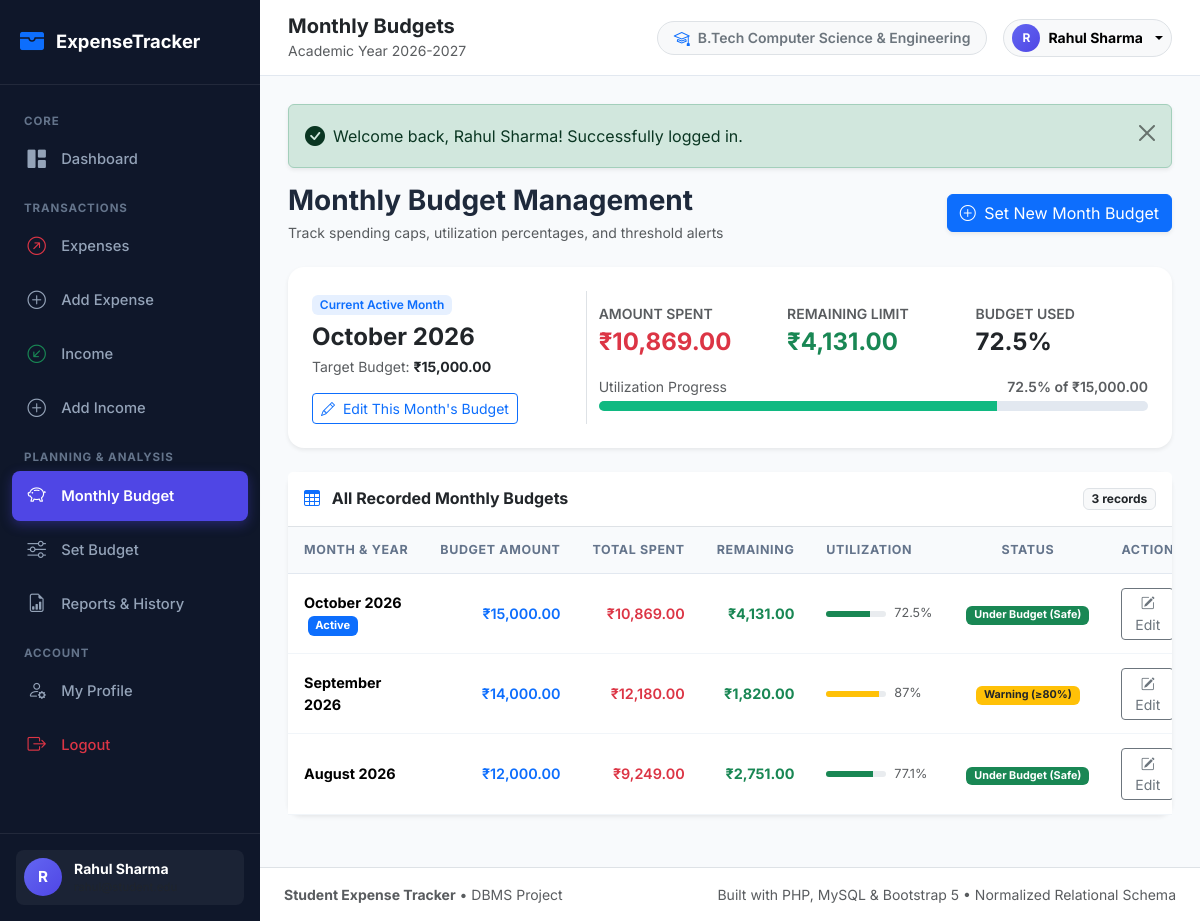
The app's page /budgets/view.php (signed in) with its own data.
### tables this page shows
CREATE TABLE `budgets` (
    `budget_id` INT AUTO_INCREMENT PRIMARY KEY,
    `student_id` INT NOT NULL,
    `month` TINYINT NOT NULL COMMENT '1 to 12 representing January to December',
    `year` SMALLINT NOT NULL COMMENT 'e.g., 2026',
    `budget_amount` DECIMAL(10, 2) NOT NULL,
    `created_at` TIMESTAMP DEFAULT CURRENT_TIMESTAMP,
    
     
    CONSTRAINT `chk_budget_month` CHECK (`month` BETWEEN 1 AND 12),
    CONSTRAINT `chk_budget_year` CHECK (`year` >= 2020),
    CONSTRAINT `chk_budget_positive_amount` CHECK (`budget_amount` > 0.00),
    CONSTRAINT `uq_student_month_year` UNIQUE (`student_id`, `month`, `year`),
    
     
    CONSTRAINT `fk_budgets_student` 
        FOREIGN KEY (`student_id`) 
        REFERENCES `students` (`student_id`) 
        ON DELETE CASCADE 
        ON UPDATE CASCADE
);

### includes/auth.php (called while the page is built, shortened)
<?php
require_once __DIR__ . '/functions.php';
function current_student_id(): ?int {
    return isset($_SESSION['student_id']) ? (int)$_SESSION['student_id'] : null;
}

### budgets/view.php (the view, shortened to what this page needs)
<?php
require_once __DIR__ . '/../includes/header.php';
$pdo = getDBConnection();
$studentId = current_student_id();
$baseUrl = get_base_url();
$monthNames = [
    1 => 'January', 2 => 'February', 3 => 'March', 4 => 'April',
    5 => 'May', 6 => 'June', 7 => 'July', 8 => 'August',
    9 => 'September', 10 => 'October', 11 => 'November', 12 => 'December'
];
$currM = (int)date('n');
$currY = (int)date('Y');
$currentMonthStatus = get_student_budget_status($pdo, $studentId, $currM, $currY);
$stmt = $pdo->prepare("
    SELECT
        b.budget_id,
        b.month,
        b.year,
        b.budget_amount,
        COALESCE(e.total_expense, 0.00) AS total_spent,
        COALESCE(i.total_income, 0.00) AS total_income
    FROM budgets b
    LEFT JOIN (
        SELECT student_id, MONTH(expense_date) AS m, YEAR(expense_date) AS y, SUM(amount) AS total_expense
        FROM expenses
        WHERE student_id = :sid1
        GROUP BY student_id, MONTH(expense_date), YEAR(expense_date)
    ) e ON b.student_id = e.student_id AND b.month = e.m AND b.year = e.y
    LEFT JOIN (
        SELECT student_id, MONTH(income_date) AS m, YEAR(income_date) AS y, SUM(amount) AS total_income
        FROM income
        WHERE student_id = :sid2
        GROUP BY student_id, MONTH(income_date), YEAR(income_date)
    ) i ON b.student_id = i.student_id AND b.month = i.m AND b.year = i.y
    WHERE b.student_id = :sid3
    ORDER BY b.year DESC, b.month DESC
");
$stmt->execute([':sid1' => $studentId, ':sid2' => $studentId, ':sid3' => $studentId]);
$budgetList = $stmt->fetchAll();
?>
<div class="d-flex flex-column flex-md-row align-items-md-center justify-content-between gap-3 mb-4">
    <div>
        <h3 class="fw-bold mb-1">Monthly Budget Management</h3>
        <p class="text-muted small mb-0">Track spending caps, utilization percentages, and threshold alerts</p>
    </div>
    <div class="d-flex gap-2">
        <a href="<?= $baseUrl ?>/budgets/manage.php" class="btn btn-primary shadow-sm">
            <i class="bi bi-plus-circle me-1"></i> Set New Month Budget
        </a>
    </div>
</div>
<div class="card shadow-sm border-0 mb-4 p-4 rounded-4 bg-white">
    <div class="row align-items-center g-4">
        <div class="col-lg-4 border-end">
            <span class="badge bg-primary bg-opacity-10 text-primary fw-semibold mb-2">Current Active Month</span>
            <h4 class="fw-bold text-dark mb-1"><?= $monthNames[$currM] ?> <?= $currY ?></h4>
            <div class="text-muted small">
                Target Budget: <strong class="text-dark"><?= format_currency($currentMonthStatus['budget']) ?></strong>
            </div>
            <div class="mt-3">
                <a href="<?= $baseUrl ?>/budgets/manage.php?month=<?= $currM ?>&year=<?= $currY ?>" class="btn btn-sm btn-outline-primary">
                    <i class="bi bi-pencil me-1"></i> Edit This Month's Budget
                </a>
            </div>
        </div>
        <div class="col-lg-8">
            <div class="row g-3 mb-3 text-center text-sm-start">
                <div class="col-sm-4">
                    <div class="text-muted small text-uppercase fw-semibold">Amount Spent</div>
                    <div class="fs-4 fw-bold text-danger"><?= format_currency($currentMonthStatus['expense']) ?></div>
                </div>
                <div class="col-sm-4">
                    <div class="text-muted small text-uppercase fw-semibold">Remaining Limit</div>
                    <div class="fs-4 fw-bold <?= ($currentMonthStatus['remaining'] < 0) ? 'text-danger' : 'text-success' ?>">
                        <?= format_currency($currentMonthStatus['remaining']) ?>
                    </div>
                </div>
                <div class="col-sm-4">
                    <div class="text-muted small text-uppercase fw-semibold">Budget Used</div>
                    <div class="fs-4 fw-bold text-dark"><?= $currentMonthStatus['percentage'] ?>%</div>
                </div>
            </div>
            <div>
                <div class="d-flex justify-content-between small text-muted mb-1">
                    <span>Utilization Progress</span>
                    <span class="fw-semibold"><?= $currentMonthStatus['percentage'] ?>% of <?= format_currency($currentMonthStatus['budget']) ?></span>
                </div>
                <div class="budget-progress-bar">
                    <?php
                        $fillClass = 'progress-safe';
                    ?>
                    <div class="budget-progress-fill <?= $fillClass ?>" style="width: <?= min(100, $currentMonthStatus['percentage']) ?>%;"></div>
                </div>
            </div>
        </div>
    </div>
</div>
<div class="card shadow-sm border-0 mb-4">
    <div class="card-header bg-white py-3 border-bottom d-flex align-items-center justify-content-between">
        <h6 class="mb-0 fw-bold"><i class="bi bi-table text-primary me-2"></i> All Recorded Monthly Budgets</h6>
        <span class="badge bg-light text-dark border"><?= count($budgetList) ?> records</span>
    </div>
    <div class="table-responsive">
        <table class="table table-custom align-middle">
            <thead>
                <tr>
                    <th>Month &amp; Year</th>
                    <th class="text-end">Budget Amount</th>
                    <th class="text-end">Total Spent</th>
                    <th class="text-end">Remaining</th>
                    <th>Utilization</th>
                    <th class="text-center">Status</th>
                    <th class="text-center">Action</th>
                </tr>
            </thead>
            <tbody>
                <?php if (empty($budgetList)): ?>
                    <tr>
                        <td colspan="7" class="text-center py-5 text-muted">
                            <i class="bi bi-calendar-x fs-1 d-block mb-2 text-secondary"></i>
                            <p class="mb-2">No monthly budgets found.</p>
                            <a href="<?= $baseUrl ?>/budgets/manage.php" class="btn btn-sm btn-primary">Create Your First Budget</a>
                        </td>
                    </tr>
                <?php else: ?>
                    <?php foreach ($budgetList as $b):
                        $bAmt = (float)$b['budget_amount'];
                        $bSpent = (float)$b['total_spent'];
                        $bRem = $bAmt - $bSpent;
                        $bPct = $bAmt > 0 ? round(($bSpent / $bAmt) * 100, 1) : 0;
                        $badgeClass = 'bg-success';
                        $statusText = 'Under Budget (Safe)';
                        if ($bSpent > $bAmt) {
                            $badgeClass = 'bg-danger';
                            $statusText = 'Exceeded Limit';
                        } elseif ($bPct >= 80.0) {
                            $badgeClass = 'bg-warning text-dark';
                            $statusText = 'Warning (≥80%)';
                        }
                    ?>
                        <tr>
                            <td class="fw-bold">
                                <?= $monthNames[(int)$b['month']] ?> <?= $b['year'] ?>
                                <?php if ((int)$b['month'] === $currM && (int)$b['year'] === $currY): ?>
                                    <span class="badge bg-primary ms-1" style="font-size: 0.7rem;">Active</span>
                                <?php endif; ?>
                            </td>
                            <td class="text-end fw-semibold text-primary"><?= format_currency($bAmt) ?></td>
                            <td class="text-end fw-semibold text-danger"><?= format_currency($bSpent) ?></td>
                            <td class="text-end fw-bold <?= ($bRem < 0) ? 'text-danger' : 'text-success' ?>">
                                <?= format_currency($bRem) ?>
                            </td>
                            <td style="min-width: 140px;">
                                <div class="d-flex align-items-center gap-2">
                                    <div class="progress flex-grow-1" style="height: 6px;">
                                        <div class="progress-bar <?= ($bPct > 100) ? 'bg-danger' : (($bPct >= 80) ? 'bg-warning' : 'bg-success') ?>"
                                             style="width: <?= min(100, $bPct) ?>%;"></div>
                                    </div>
                                    <span class="small text-muted" style="min-width: 40px;"><?= $bPct ?>%</span>
                                </div>
                            </td>
                            <td class="text-center">
                                <span class="badge <?= $badgeClass ?> px-2 py-1 small"><?= $statusText ?></span>
                            </td>
                            <td class="text-center">
                                <a href="<?= $baseUrl ?>/budgets/manage.php?month=<?= $b['month'] ?>&year=<?= $b['year'] ?>" class="btn btn-sm btn-outline-secondary py-1 px-2" title="Adjust Budget">
                                    <i class="bi bi-pencil-square"></i> Edit
                                </a>
                            </td>
                        </tr>
                    <?php endforeach; ?>
                <?php endif; ?>
            </tbody>
        </table>
    </div>
</div>
<?php require_once __DIR__ . '/../includes/footer.php'; ?>

### assets/css/style.css (style rules this page uses)
:root { --primary: #4f46e5; --primary-dark: #3730a3; --primary-light: #e0e7ff; --secondary: #64748b; --success: #10b981; --success-light: #d1fae5; --warning: #f59e0b; --warning-light: #fef3c7; --danger: #ef4444; --danger-light: #fee2e2; --info: #06b6d4; --info-light: #cffafe; --bg-main: #f8fafc; --card-bg: #ffffff; --text-primary: #1e293b; --text-secondary: #64748b; --border-color: #e2e8f0; --sidebar-width: 260px; --sidebar-bg: #0f172a; --sidebar-hover: #1e293b; --sidebar-text: #94a3b8; --sidebar-active: #4f46e5; }
body { font-family: 'Inter', -apple-system, BlinkMacSystemFont, 'Segoe UI', Roboto, Helvetica, Arial, sans-serif; background-color: var(--bg-main); color: var(--text-primary); overflow-x: hidden; min-height: 100vh; }
.card { background: #ffffff; border: 1px solid var(--border-color); border-radius: 0.85rem; box-shadow: 0 1px 3px rgba(0, 0, 0, 0.04), 0 1px 2px rgba(0, 0, 0, 0.02); transition: transform 0.2s ease, box-shadow 0.2s ease; }
.budget-progress-bar { height: 10px; border-radius: 5px; background-color: #e2e8f0; overflow: hidden; }
.budget-progress-fill { height: 100%; transition: width 0.6s ease; }
.progress-safe { background-color: var(--success); }
.table-custom { margin-bottom: 0; }
.table-custom th { font-size: 0.78rem; text-transform: uppercase; letter-spacing: 0.05em; font-weight: 700; color: #64748b; background-color: #f8fafc; border-bottom: 1px solid var(--border-color); padding: 0.85rem 1rem; white-space: nowrap; }
.table-custom td { padding: 0.85rem 1rem; vertical-align: middle; font-size: 0.9rem; border-bottom: 1px solid #f1f5f9; }

### records on screen
budgets: month "October", year "2026", shows "Active", budget_amount "₹15,000.00", bSpent "₹10,869.00", bRem "₹4,131.00", bPct "72.5", statusText "Under Budget (Safe)"
budgets: month "September", year "2026", budget_amount "₹14,000.00", bSpent "₹12,180.00", bRem "₹1,820.00", bPct "87", statusText "Warning (≥80%)"
budgets: month "August", year "2026", budget_amount "₹12,000.00", bSpent "₹9,249.00", bRem "₹2,751.00", bPct "77.1", statusText "Under Budget (Safe)"

### other values on screen
substr($user['name'] ?? 'S', 0, 1) "R"
$user['name'] "Rahul Sharma"
$pageTitle "Monthly Budgets"
$currentUser['course'] "B.Tech Computer Science & Engineering"
substr($currentUser['name'] ?? 'S', 0, 1) "R"
$currentUser['name'] "Rahul Sharma"
$flash['message'] "Welcome back, Rahul Sharma! Successfully logged in."
format_currency($currentMonthStatus['budget']) "₹15,000.00"
format_currency($currentMonthStatus['expense']) "₹10,869.00"
format_currency($currentMonthStatus['remaining']) "₹4,131.00"
$currentMonthStatus['percentage'] "72.5"
count($budgetList) "3"
